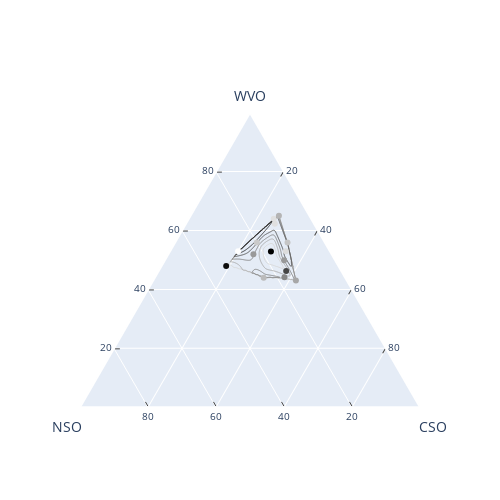

The notebook cell this image was saved under:
### Markdown cell above
## Density Ternary Contour Plot

### Code cell
import plotly.figure_factory as ff
import numpy as np

data_oil = pd.read_excel("Oil and catalyst Mixture designs plot.xlsx", sheet_name="Oil design")

test_data = data_oil.values

a = test_data[:, 0]
b = test_data[:, 1]
c = test_data[:, 2]

v = test_data[:, 3]

fig = ff.create_ternary_contour(
    np.array([a, b, c]), v,
    pole_labels=['A', 'B', 'C'],
    ncontours=5,
    colorscale='Greys',
    showscale=False,
    coloring="lines",
    showmarkers=True
    
)

fig.update_layout(
    ternary=dict(
        sum=100,
        aaxis=dict(title='WVO', ticks='inside', tickfont=dict(size=10)),
        baxis=dict(title='NSO', ticks='inside', tickfont=dict(size=10)),
        caxis=dict(title='CSO', ticks='inside', tickfont=dict(size=10)),
    ),
)

fig.show()

### Figure 1 — Plotly figure (JSON) as saved in the notebook; plotly's stock layout.template omitted (floating-point values rounded to 4 significant figures; data arrays with more than 128 entries replaced by an {"elided": "..."} marker saying what was removed)
{"data": [{"a": [1, 0, 0], "b": [0, 1, 0], "c": [0, 0, 1], "fillcolor": "rgb(255.0, 255.0, 255.0)", "hoverinfo": "skip", "line": {"color": "rgb(255.0, 255.0, 255.0)", "shape": "spline", "width": 1}, "mode": "lines", "name": "967.000", "showlegend": true, "type": "scatterternary"}, {"a": {"elided": "781 float values"}, "b": {"elided": "781 float values"}, "c": {"elided": "781 float values"}, "fillcolor": "rgb(212.49999999999997, 212.49999999999997, 212.49999999999997)", "hoverinfo": "skip", "line": {"color": "rgb(212.49999999999997, 212.49999999999997, 212.49999999999997)", "shape": "spline", "width": 1}, "mode": "lines", "name": "959.167", "showlegend": true, "type": "scatterternary"}, {"a": {"elided": "771 float values"}, "b": {"elided": "771 float values"}, "c": {"elided": "771 float values"}, "fillcolor": "rgb(170.0, 170.0, 170.0)", "hoverinfo": "skip", "line": {"color": "rgb(170.0, 170.0, 170.0)", "shape": "spline", "width": 1}, "mode": "lines", "name": "951.333", "showlegend": true, "type": "scatterternary"}, {"a": {"elided": "853 float values"}, "b": {"elided": "853 float values"}, "c": {"elided": "853 float values"}, "fillcolor": "rgb(127.5, 127.5, 127.5)", "hoverinfo": "skip", "line": {"color": "rgb(127.5, 127.5, 127.5)", "shape": "spline", "width": 1}, "mode": "lines", "name": "943.500", "showlegend": true, "type": "scatterternary"}, {"a": {"elided": "761 float values"}, "b": {"elided": "761 float values"}, "c": {"elided": "761 float values"}, "fillcolor": "rgb(85.0, 85.0, 85.0)", "hoverinfo": "skip", "line": {"color": "rgb(85.0, 85.0, 85.0)", "shape": "spline", "width": 1}, "mode": "lines", "name": "935.667", "showlegend": true, "type": "scatterternary"}, {"a": {"elided": "353 float values"}, "b": {"elided": "353 float values"}, "c": {"elided": "353 float values"}, "fillcolor": "rgb(170.0, 170.0, 170.0)", "hoverinfo": "skip", "line": {"color": "rgb(170.0, 170.0, 170.0)", "shape": "spline", "width": 1}, "mode": "lines", "name": "951.333", "showlegend": true, "type": "scatterternary"}, {"a": {"elided": "237 float values"}, "b": {"elided": "237 float values"}, "c": {"elided": "237 float values"}, "fillcolor": "rgb(212.49999999999997, 212.49999999999997, 212.49999999999997)", "hoverinfo": "skip", "line": {"color": "rgb(212.49999999999997, 212.49999999999997, 212.49999999999997)", "shape": "spline", "width": 1}, "mode": "lines", "name": "959.167", "showlegend": true, "type": "scatterternary"}, {"a": {"elided": "443 float values"}, "b": {"elided": "443 float values"}, "c": {"elided": "443 float values"}, "fillcolor": "rgb(42.5, 42.5, 42.5)", "hoverinfo": "skip", "line": {"color": "rgb(42.5, 42.5, 42.5)", "shape": "spline", "width": 1}, "mode": "lines", "name": "927.833", "showlegend": true, "type": "scatterternary"}, {"a": {"elided": "223 float values"}, "b": {"elided": "223 float values"}, "c": {"elided": "223 float values"}, "fillcolor": "rgb(127.5, 127.5, 127.5)", "hoverinfo": "skip", "line": {"color": "rgb(127.5, 127.5, 127.5)", "shape": "spline", "width": 1}, "mode": "lines", "name": "943.500", "showlegend": true, "type": "scatterternary"}, {"a": [0.44, 0.43, 0.5301, 0.4414, 0.5285, 0.4629, 0.5293, 0.4993, 0.5598, 0.5593, 0.64, 0.5198, 0.48, 0.65, 0.6233], "b": [0.2398, 0.15, 0.2699, 0.178, 0.1742, 0.1622, 0.13, 0.15, 0.2001, 0.11, 0.11, 0.2301, 0.33, 0.09, 0.1154], "c": [0.3202, 0.42, 0.2, 0.3806, 0.2973, 0.3749, 0.3407, 0.3507, 0.2402, 0.3307, 0.25, 0.2502, 0.19, 0.26, 0.2614], "hovertemplate": "A: %{a:.3f}<br>B: %{b:.3f}<br>C: %{c:.3f}<br>z: %{marker.color:.3f}<extra></extra>", "marker": {"color": [938, 941, 920, 946, 967, 957, 931, 943, 935, 936, 930, 943, 965, 939, 930], "colorscale": [[0, "rgb(255,255,255)"], [0.125, "rgb(240,240,240)"], [0.25, "rgb(217,217,217)"], [0.375, "rgb(189,189,189)"], [0.5, "rgb(150,150,150)"], [0.625, "rgb(115,115,115)"], [0.75, "rgb(82,82,82)"], [0.875, "rgb(37,37,37)"], [1, "rgb(0,0,0)"]], "line": {"color": "rgb(120, 120, 120)", "width": 0}}, "mode": "markers", "opacity": 1, "type": "scatterternary"}], "layout": {"height": 500, "showlegend": false, "ternary": {"aaxis": {"linewidth": 2, "min": 0.01, "tickfont": {"size": 10}, "ticks": "inside", "title": {"text": "WVO"}}, "baxis": {"linewidth": 2, "min": 0.01, "tickfont": {"size": 10}, "ticks": "inside", "title": {"text": "NSO"}}, "caxis": {"linewidth": 2, "min": 0.01, "tickfont": {"size": 10}, "ticks": "inside", "title": {"text": "CSO"}}, "sum": 100}, "width": 500}}
